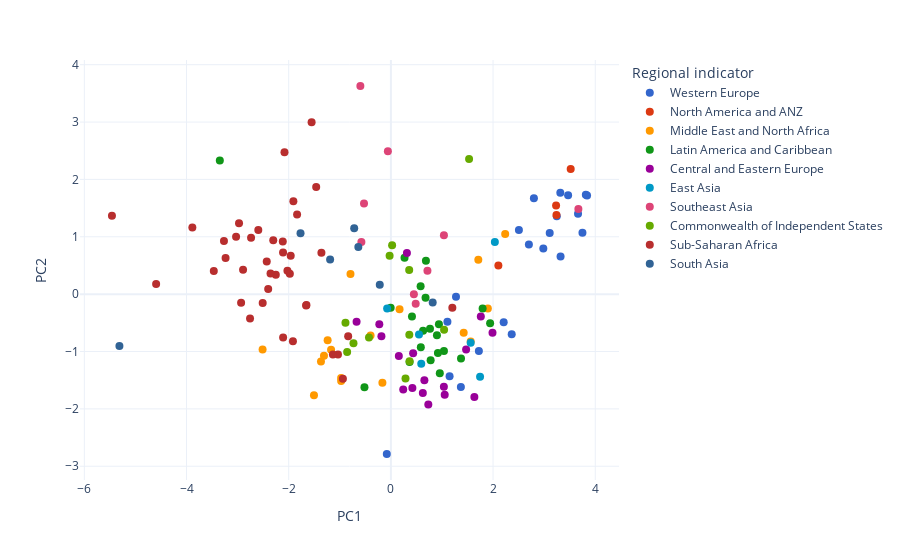

The notebook cell this image was saved under:
### Code cell
from sklearn.decomposition import PCA
# ACP sur donnees standardisees

pca = PCA(n_components=2)  # Choisissez le nombre de composantes souhaité
principal_components = pca.fit_transform(df_standardise)
principal_df = pd.DataFrame(data=principal_components, columns=['PC1', 'PC2'])
principal_df[['Country name','Regional indicator', 'Ladder score', 'Generosity', 'Social support', 'Logged GDP per capita', 'Healthy life expectancy', 'Freedom to make life choices', 'Perceptions of corruption']] = data_2020[['Country name','Regional indicator', 'Ladder score', 'Generosity', 'Social support', 'Logged GDP per capita', 'Healthy life expectancy', 'Freedom to make life choices', 'Perceptions of corruption']]


# Visualisation
fig = px.scatter(
    principal_df, 
    template='plotly_white',
    x='PC1', 
    y="PC2", 
    hover_name='Country name',  # Le nom principal affiché
    color='Regional indicator',  # Couleur basée sur cette colonne
    hover_data={ 
        'Country name': False,  # Masquer ces colonnes
        'Regional indicator': False,
        'Ladder score': True,
        'Generosity': True,
        'Social support': True,
        'Logged GDP per capita': True,
        'Healthy life expectancy': True,
        'Freedom to make life choices': True,
        'Perceptions of corruption': True
    },
    color_discrete_sequence=px.colors.qualitative.G10,
)
fig.update_traces(marker=dict(size=8))

fig.show()

### Figure 1 — Plotly figure (JSON) as saved in the notebook; plotly's stock layout.template omitted (floating-point values rounded to 4 significant figures; data arrays with more than 128 entries replaced by an {"elided": "..."} marker saying what was removed)
{"data": [{"customdata": {"elided": "21x9 mixed values"}, "hovertemplate": "<b>%{hovertext}</b><br><br>PC1=%{x}<br>PC2=%{y}<br>Ladder score=%{customdata[2]}<br>Generosity=%{customdata[3]}<br>Social support=%{customdata[4]}<br>Logged GDP per capita=%{customdata[5]}<br>Healthy life expectancy=%{customdata[6]}<br>Freedom to make life choices=%{customdata[7]}<br>Perceptions of corruption=%{customdata[8]}<extra></extra>", "hovertext": ["Finland", "Denmark", "Switzerland", "Iceland", "Norway", "Netherlands", "Sweden", "Austria", "Luxembourg", "United Kingdom", "Ireland", "Germany", "Belgium", "Malta", "France", "Spain", "Italy", "Cyprus", "Portugal", "North Cyprus", "Greece"], "legendgroup": "Western Europe", "marker": {"color": "#3366CC", "size": 8, "symbol": "circle"}, "mode": "markers", "name": "Western Europe", "orientation": "v", "showlegend": true, "type": "scatter", "x": [3.75, 3.84, 3.663, 3.109, 3.816, 3.316, 3.469, 2.984, 3.321, 2.799, 3.247, 2.701, 2.208, 2.506, 2.365, 1.722, 1.149, 1.106, 1.37, 1.274, -0.08013], "xaxis": "x", "y": [1.071, 1.72, 1.4, 1.064, 1.734, 1.768, 1.726, 0.7977, 0.6546, 1.674, 1.358, 0.864, -0.491, 1.118, -0.6982, -0.9891, -1.433, -0.4813, -1.618, -0.04542, -2.787], "yaxis": "y"}, {"customdata": [["New Zealand", "North America and ANZ", 7.3, 0.1916, 0.9491, 10.5, 73.2, 0.9362, 0.2211], ["Canada", "North America and ANZ", 7.232, 0.1248, 0.9272, 10.69, 73.6, 0.9339, 0.3908], ["Australia", "North America and ANZ", 7.223, 0.1905, 0.9449, 10.72, 73.6, 0.9154, 0.4152], ["United States", "North America and ANZ", 6.94, 0.1499, 0.9142, 10.93, 68.3, 0.8426, 0.6997]], "hovertemplate": "<b>%{hovertext}</b><br><br>PC1=%{x}<br>PC2=%{y}<br>Ladder score=%{customdata[2]}<br>Generosity=%{customdata[3]}<br>Social support=%{customdata[4]}<br>Logged GDP per capita=%{customdata[5]}<br>Healthy life expectancy=%{customdata[6]}<br>Freedom to make life choices=%{customdata[7]}<br>Perceptions of corruption=%{customdata[8]}<extra></extra>", "hovertext": ["New Zealand", "Canada", "Australia", "United States"], "legendgroup": "North America and ANZ", "marker": {"color": "#DC3912", "size": 8, "symbol": "circle"}, "mode": "markers", "name": "North America and ANZ", "orientation": "v", "showlegend": true, "type": "scatter", "x": [3.52, 3.241, 3.234, 2.104], "xaxis": "x", "y": [2.18, 1.38, 1.544, 0.5003], "yaxis": "y"}, {"customdata": {"elided": "17x9 mixed values"}, "hovertemplate": "<b>%{hovertext}</b><br><br>PC1=%{x}<br>PC2=%{y}<br>Ladder score=%{customdata[2]}<br>Generosity=%{customdata[3]}<br>Social support=%{customdata[4]}<br>Logged GDP per capita=%{customdata[5]}<br>Healthy life expectancy=%{customdata[6]}<br>Freedom to make life choices=%{customdata[7]}<br>Perceptions of corruption=%{customdata[8]}<extra></extra>", "hovertext": ["Israel", "United Arab Emirates", "Saudi Arabia", "Bahrain", "Kuwait", "Libya", "Turkey", "Morocco", "Algeria", "Iraq", "Lebanon", "Iran", "Jordan", "Palestinian Territories", "Tunisia", "Egypt", "Yemen"], "legendgroup": "Middle East and North Africa", "marker": {"color": "#FF9900", "size": 8, "symbol": "circle"}, "mode": "markers", "name": "Middle East and North Africa", "orientation": "v", "showlegend": true, "type": "scatter", "x": [1.898, 2.237, 1.562, 1.711, 1.425, 0.1696, -0.166, -1.17, -0.9735, -1.238, -0.9744, -0.7908, -0.3976, -1.368, -1.505, -1.31, -2.511], "xaxis": "x", "y": [-0.2487, 1.047, -0.8258, 0.5992, -0.6742, -0.2626, -1.546, -0.9687, -1.514, -0.8052, -1.463, 0.3498, -0.7191, -1.173, -1.764, -1.072, -0.963], "yaxis": "y"}, {"customdata": {"elided": "21x9 mixed values"}, "hovertemplate": "<b>%{hovertext}</b><br><br>PC1=%{x}<br>PC2=%{y}<br>Ladder score=%{customdata[2]}<br>Generosity=%{customdata[3]}<br>Social support=%{customdata[4]}<br>Logged GDP per capita=%{customdata[5]}<br>Healthy life expectancy=%{customdata[6]}<br>Freedom to make life choices=%{customdata[7]}<br>Perceptions of corruption=%{customdata[8]}<extra></extra>", "hovertext": ["Costa Rica", "Mexico", "Uruguay", "Guatemala", "Brazil", "El Salvador", "Panama", "Chile", "Trinidad and Tobago", "Colombia", "Nicaragua", "Argentina", "Honduras", "Ecuador", "Jamaica", "Peru", "Bolivia", "Paraguay", "Dominican Republic", "Venezuela", "Haiti"], "legendgroup": "Latin America and Caribbean", "marker": {"color": "#109618", "size": 8, "symbol": "circle"}, "mode": "markers", "name": "Latin America and Caribbean", "orientation": "v", "showlegend": true, "type": "scatter", "x": [1.942, 1.039, 1.796, 0.582, 0.9015, 0.4127, 1.373, 0.9207, 0.9403, 0.7781, 0.6857, 0.9575, 0.2673, 0.6303, 0.5857, 0.3662, -0.004582, 0.6785, 0.7655, -0.5171, -3.348], "xaxis": "x", "y": [-0.508, -0.9898, -0.2497, 0.1371, -0.7162, -0.3896, -1.123, -1.024, -0.5232, -1.151, 0.5839, -1.377, 0.6326, -0.6393, -0.9258, -1.184, -0.2366, -0.06127, -0.6052, -1.621, 2.33], "yaxis": "y"}, {"customdata": {"elided": "17x9 mixed values"}, "hovertemplate": "<b>%{hovertext}</b><br><br>PC1=%{x}<br>PC2=%{y}<br>Ladder score=%{customdata[2]}<br>Generosity=%{customdata[3]}<br>Social support=%{customdata[4]}<br>Logged GDP per capita=%{customdata[5]}<br>Healthy life expectancy=%{customdata[6]}<br>Freedom to make life choices=%{customdata[7]}<br>Perceptions of corruption=%{customdata[8]}<extra></extra>", "hovertext": ["Czech Republic", "Slovenia", "Kosovo", "Slovakia", "Lithuania", "Poland", "Romania", "Estonia", "Hungary", "Latvia", "Serbia", "Bosnia and Herzegovina", "Montenegro", "Croatia", "Macedonia", "Bulgaria", "Albania"], "legendgroup": "Central and Eastern Europe", "marker": {"color": "#990099", "size": 8, "symbol": "circle"}, "mode": "markers", "name": "Central and Eastern Europe", "orientation": "v", "showlegend": true, "type": "scatter", "x": [1.634, 1.989, 0.3139, 1.037, 1.054, 1.472, 0.6558, 1.76, 0.7325, 0.6255, 0.4356, -0.2264, 0.1557, 0.4205, -0.1853, 0.2417, -0.6715], "xaxis": "x", "y": [-1.791, -0.6747, 0.7192, -1.615, -1.755, -0.9662, -1.501, -0.3907, -1.925, -1.725, -1.03, -0.5263, -1.077, -1.637, -0.7344, -1.66, -0.4832], "yaxis": "y"}, {"customdata": [["Taiwan Province of China", "East Asia", 6.455, -0.0732, 0.8943, 10.78, 69.6, 0.7715, 0.7319], ["South Korea", "East Asia", 5.872, -0.0434, 0.7994, 10.51, 73.6, 0.613, 0.7891], ["Japan", "East Asia", 5.871, -0.2469, 0.8835, 10.58, 75.0, 0.81, 0.6546], ["Hong Kong S.A.R. of China", "East Asia", 5.51, 0.135, 0.846, 10.93, 76.77, 0.7798, 0.4206], ["Mongolia", "East Asia", 5.456, 0.09809, 0.9371, 9.412, 62.3, 0.6934, 0.8635], ["China", "East Asia", 5.124, -0.1814, 0.7988, 9.689, 69.29, 0.8985, 0.754]], "hovertemplate": "<b>%{hovertext}</b><br><br>PC1=%{x}<br>PC2=%{y}<br>Ladder score=%{customdata[2]}<br>Generosity=%{customdata[3]}<br>Social support=%{customdata[4]}<br>Logged GDP per capita=%{customdata[5]}<br>Healthy life expectancy=%{customdata[6]}<br>Freedom to make life choices=%{customdata[7]}<br>Perceptions of corruption=%{customdata[8]}<extra></extra>", "hovertext": ["Taiwan Province of China", "South Korea", "Japan", "Hong Kong S.A.R. of China", "Mongolia", "China"], "legendgroup": "East Asia", "marker": {"color": "#0099C6", "size": 8, "symbol": "circle"}, "mode": "markers", "name": "East Asia", "orientation": "v", "showlegend": true, "type": "scatter", "x": [1.562, 0.5944, 1.745, 2.035, -0.07319, 0.5502], "xaxis": "x", "y": [-0.8458, -1.212, -1.441, 0.9091, -0.2507, -0.7014], "yaxis": "y"}, {"customdata": [["Singapore", "Southeast Asia", 6.377, 0.02988, 0.9103, 11.4, 76.8, 0.9266, 0.1098], ["Philippines", "Southeast Asia", 6.006, -0.1055, 0.8467, 8.994, 61.93, 0.9155, 0.7336], ["Thailand", "Southeast Asia", 5.999, 0.2687, 0.89, 9.742, 67.25, 0.9051, 0.8863], ["Malaysia", "Southeast Asia", 5.384, 0.1147, 0.8165, 10.26, 67.1, 0.8946, 0.8393], ["Vietnam", "Southeast Asia", 5.353, -0.09453, 0.85, 8.81, 67.95, 0.9396, 0.7964], ["Indonesia", "Southeast Asia", 5.286, 0.5196, 0.8084, 9.37, 62.16, 0.8706, 0.8763], ["Laos", "Southeast Asia", 4.889, 0.1114, 0.7375, 8.799, 58.71, 0.9072, 0.6347], ["Cambodia", "Southeast Asia", 4.848, 0.05191, 0.7731, 8.25, 61.53, 0.9597, 0.8228], ["Myanmar", "Southeast Asia", 4.308, 0.5607, 0.7844, 8.68, 58.96, 0.8951, 0.6451]], "hovertemplate": "<b>%{hovertext}</b><br><br>PC1=%{x}<br>PC2=%{y}<br>Ladder score=%{customdata[2]}<br>Generosity=%{customdata[3]}<br>Social support=%{customdata[4]}<br>Logged GDP per capita=%{customdata[5]}<br>Healthy life expectancy=%{customdata[6]}<br>Freedom to make life choices=%{customdata[7]}<br>Perceptions of corruption=%{customdata[8]}<extra></extra>", "hovertext": ["Singapore", "Philippines", "Thailand", "Malaysia", "Vietnam", "Indonesia", "Laos", "Cambodia", "Myanmar"], "legendgroup": "Southeast Asia", "marker": {"color": "#DD4477", "size": 8, "symbol": "circle"}, "mode": "markers", "name": "Southeast Asia", "orientation": "v", "showlegend": true, "type": "scatter", "x": [3.67, 0.4503, 1.038, 0.7155, 0.4855, -0.05878, -0.5261, -0.5774, -0.5974], "xaxis": "x", "y": [1.485, -0.002684, 1.028, 0.4075, -0.1676, 2.491, 1.58, 0.908, 3.629], "yaxis": "y"}, {"customdata": [["Uzbekistan", "Commonwealth of Independent States", 6.258, 0.2484, 0.9266, 8.74, 65.11, 0.975, 0.5015], ["Kazakhstan", "Commonwealth of Independent States", 6.058, -0.06849, 0.9347, 10.11, 64.61, 0.8116, 0.7645], ["Moldova", "Commonwealth of Independent States", 5.608, -0.03774, 0.8433, 8.777, 65.01, 0.7216, 0.9133], ["Tajikistan", "Commonwealth of Independent States", 5.556, -0.02509, 0.8353, 8.025, 64.1, 0.8314, 0.5921], ["Russia", "Commonwealth of Independent States", 5.546, -0.1512, 0.9032, 10.13, 64.1, 0.7299, 0.8648], ["Kyrgyzstan", "Commonwealth of Independent States", 5.542, 0.1548, 0.8872, 8.148, 64.11, 0.9094, 0.8884], ["Belarus", "Commonwealth of Independent States", 5.54, -0.1649, 0.9067, 9.78, 66.1, 0.6392, 0.6357], ["Azerbaijan", "Commonwealth of Independent States", 5.165, -0.2403, 0.8193, 9.688, 65.51, 0.7868, 0.5525], ["Turkmenistan", "Commonwealth of Independent States", 5.119, 0.1877, 0.959, 9.748, 62.21, 0.8265, 0.8837], ["Armenia", "Commonwealth of Independent States", 4.677, -0.1388, 0.7575, 9.1, 66.75, 0.712, 0.7735], ["Georgia", "Commonwealth of Independent States", 4.673, -0.2289, 0.629, 9.226, 64.5, 0.8016, 0.6659], ["Ukraine", "Commonwealth of Independent States", 4.561, -0.03093, 0.8789, 9.011, 64.61, 0.6631, 0.9206]], "hovertemplate": "<b>%{hovertext}</b><br><br>PC1=%{x}<br>PC2=%{y}<br>Ladder score=%{customdata[2]}<br>Generosity=%{customdata[3]}<br>Social support=%{customdata[4]}<br>Logged GDP per capita=%{customdata[5]}<br>Healthy life expectancy=%{customdata[6]}<br>Freedom to make life choices=%{customdata[7]}<br>Perceptions of corruption=%{customdata[8]}<extra></extra>", "hovertext": ["Uzbekistan", "Kazakhstan", "Moldova", "Tajikistan", "Russia", "Kyrgyzstan", "Belarus", "Azerbaijan", "Turkmenistan", "Armenia", "Georgia", "Ukraine"], "legendgroup": "Commonwealth of Independent States", "marker": {"color": "#66AA00", "size": 8, "symbol": "circle"}, "mode": "markers", "name": "Commonwealth of Independent States", "orientation": "v", "showlegend": true, "type": "scatter", "x": [1.531, 1.041, -0.4289, -0.025, 0.2863, 0.02395, 0.3656, 0.3606, 0.3584, -0.7321, -0.8889, -0.856], "xaxis": "x", "y": [2.355, -0.6219, -0.757, 0.6694, -1.472, 0.8531, -1.17, -0.7056, 0.4196, -0.8561, -0.4985, -1.007], "yaxis": "y"}, {"customdata": {"elided": "39x9 mixed values"}, "hovertemplate": "<b>%{hovertext}</b><br><br>PC1=%{x}<br>PC2=%{y}<br>Ladder score=%{customdata[2]}<br>Generosity=%{customdata[3]}<br>Social support=%{customdata[4]}<br>Logged GDP per capita=%{customdata[5]}<br>Healthy life expectancy=%{customdata[6]}<br>Freedom to make life choices=%{customdata[7]}<br>Perceptions of corruption=%{customdata[8]}<extra></extra>", "hovertext": ["Mauritius", "Ivory Coast", "Benin", "Congo (Brazzaville)", "Ghana", "Cameroon", "Senegal", "Guinea", "Niger", "Gabon", "South Africa", "Burkina Faso", "Gambia", "Mali", "Nigeria", "Mozambique", "Kenya", "Namibia", "Liberia", "Uganda", "Chad", "Mauritania", "Congo (Kinshasa)", "Swaziland", "Comoros", "Togo", "Ethiopia", "Madagascar", "Sierra Leone", "Burundi", "Zambia", "Lesotho", "Malawi", "Botswana", "Tanzania", "Central African Republic", "Rwanda", "Zimbabwe", "South Sudan"], "legendgroup": "Sub-Saharan Africa", "marker": {"color": "#B82E2E", "size": 8, "symbol": "circle"}, "mode": "markers", "name": "Sub-Saharan Africa", "orientation": "v", "showlegend": true, "type": "scatter", "x": [1.203, -2.253, -2.737, -1.659, -1.36, -1.978, -1.653, -2.302, -2.595, -0.9391, -0.8361, -2.356, -2.083, -2.401, -2.025, -1.836, -1.462, -1.035, -2.43, -2.11, -3.466, -2.109, -3.03, -1.918, -2.893, -3.235, -1.961, -2.932, -3.267, -3.886, -2.116, -2.757, -2.972, -1.135, -1.908, -5.46, -1.552, -2.509, -4.595], "xaxis": "x", "y": [-0.2379, 0.3374, 0.9853, -0.1971, 0.7227, 0.3541, -0.1899, 0.938, 1.118, -1.474, -0.7332, 0.3582, 2.474, 0.09081, 0.4096, 1.387, 1.87, -1.051, 0.569, 0.7258, 0.4044, -0.7536, 0.9989, -0.8211, 0.4241, 0.6316, 0.6697, -0.151, 0.926, 1.164, 0.92, -0.425, 1.235, -1.052, 1.621, 1.365, 2.997, -0.1549, 0.176], "yaxis": "y"}, {"customdata": [["Pakistan", "South Asia", 5.693, 0.0449, 0.6891, 8.483, 58.25, 0.7348, 0.7457], ["Maldives", "South Asia", 5.198, 0.03809, 0.9132, 9.519, 70.6, 0.854, 0.8242], ["Nepal", "South Asia", 5.137, 0.1542, 0.7855, 7.925, 63.78, 0.7976, 0.7381], ["Bangladesh", "South Asia", 4.833, -0.03366, 0.6873, 8.287, 64.5, 0.9006, 0.6618], ["Sri Lanka", "South Asia", 4.327, 0.08113, 0.8254, 9.39, 67.2, 0.8376, 0.859], ["India", "South Asia", 3.573, 0.05755, 0.5922, 8.85, 60.22, 0.8814, 0.772], ["Afghanistan", "South Asia", 2.567, -0.09643, 0.4704, 7.463, 52.59, 0.3966, 0.9337]], "hovertemplate": "<b>%{hovertext}</b><br><br>PC1=%{x}<br>PC2=%{y}<br>Ladder score=%{customdata[2]}<br>Generosity=%{customdata[3]}<br>Social support=%{customdata[4]}<br>Logged GDP per capita=%{customdata[5]}<br>Healthy life expectancy=%{customdata[6]}<br>Freedom to make life choices=%{customdata[7]}<br>Perceptions of corruption=%{customdata[8]}<extra></extra>", "hovertext": ["Pakistan", "Maldives", "Nepal", "Bangladesh", "Sri Lanka", "India", "Afghanistan"], "legendgroup": "South Asia", "marker": {"color": "#316395", "size": 8, "symbol": "circle"}, "mode": "markers", "name": "South Asia", "orientation": "v", "showlegend": true, "type": "scatter", "x": [-1.189, 0.8181, -0.718, -0.637, -0.2177, -1.769, -5.313], "xaxis": "x", "y": [0.6045, -0.1465, 1.148, 0.8219, 0.1659, 1.06, -0.9025], "yaxis": "y"}], "layout": {"legend": {"title": {"text": "Regional indicator"}, "tracegroupgap": 0}, "margin": {"t": 60}, "xaxis": {"anchor": "y", "domain": [0, 1], "title": {"text": "PC1"}}, "yaxis": {"anchor": "x", "domain": [0, 1], "title": {"text": "PC2"}}}}
